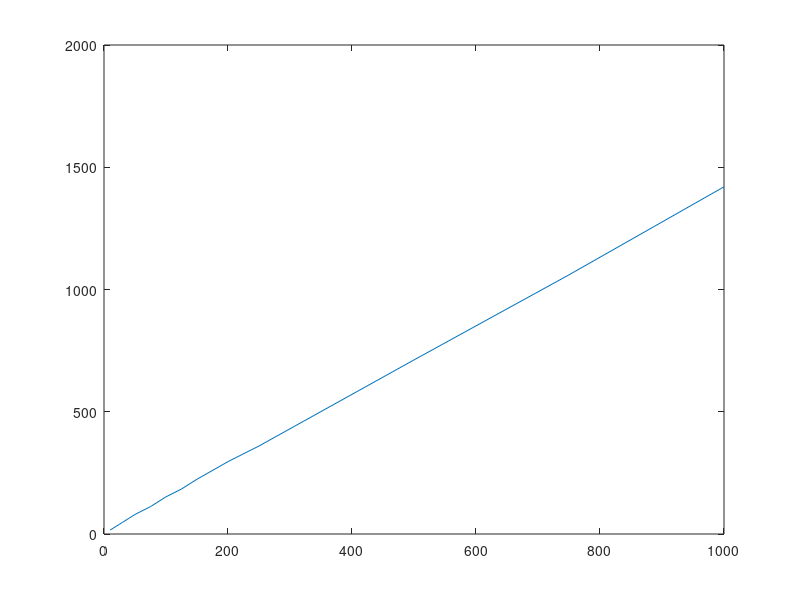

The MATLAB source for this figure:
times = [  16   24   32   40   48   64   80  112  152  184  224  296  360  712 1060 1420];
D     = [  10   15   20   25   30   40   50   75  100  125  150  200  250  500  750 1000];

plot(D,times);